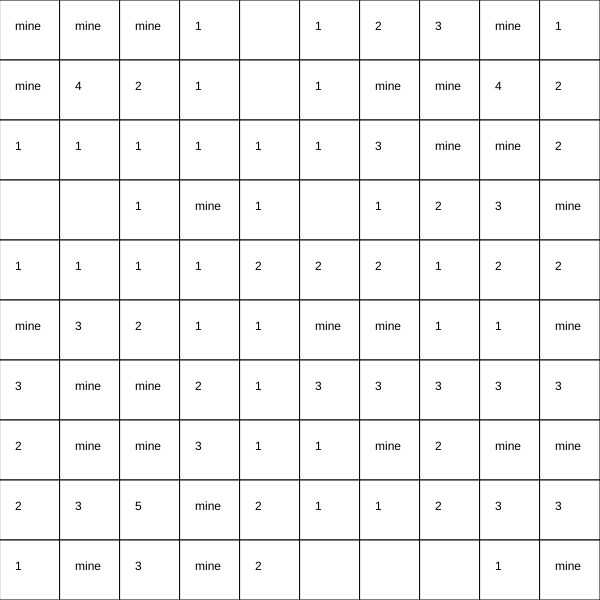
Frame 1 (no input)
Frame 60 (no input): identical to frame 1, image omitted
Frame 120 (the mouse pressed at the canvas centre since frame 60): identical to frame 1, image omitted

The p5.js sketch that drew this single still picture (run headless with seeded random() and noise() and a simulated clock; from frame 60 on, the mouse is pressed at the canvas centre):

// p5.js sketch
// ── sketch.js

var grid;
var rows = 10;
var cols = 10;
var canWidth = 600;
var canHeight = 600;
cellW = canWidth / cols;
cellH = canHeight / rows;

function Cell(x, y) {
    this.revealed = false;
    this.value = (Math.random() > 0.8 ? 'mine' : '');
    this.pos = {
        x: x,
        y: y
    }
    this.show = () => {
        rect(this.pos.x, this.pos.y, cellW, cellH);
        text(this.value, this.pos.x + cellW / 4, this.pos.y + cellH / 2)
    }
}

function setup() {
    createCanvas(canWidth, canHeight);
    grid = make2DArray(cols, rows);
    for (var j = 0; j < rows; j++) {
        for (var i = 0; i < cols; i++) {
            grid[j][i] = new Cell(j * (canHeight / rows), i * (canWidth / cols));
        }
    }
    for (var j = 0; j < rows; j++) {
        for (var i = 0; i < cols; i++) {
            var counter = 0;
            if (grid[j][i].value === 'mine') {
                continue;
            }
            if (j != 0 && grid[j - 1][i].value === 'mine') { // top
                counter += 1;
            }
            if (i != 0 && grid[j][i - 1].value === 'mine') {//left
                counter += 1;
            }
            if (j != 0 && i != 0 && grid[j - 1][i - 1].value === 'mine') {//top left
                counter += 1;
            }
            if (i != cols - 1 && grid[j][i + 1].value === 'mine') { //right
                counter += 1;
            }
            if (j != rows - 1 && i != 0 && grid[j + 1][i - 1].value === 'mine') {//bottom left
                counter += 1;
            }
            if (i != cols - 1 && j != 0 && grid[j - 1][i + 1].value === 'mine') { //top right
                counter += 1;
            }
            if (j != rows - 1 && i != cols - 1 && grid[j + 1][i + 1].value === 'mine') {//bottom right
                counter += 1;
            }
            if (j != rows - 1 && grid[j + 1][i].value === 'mine') { //bottom
                counter += 1;
            }
            grid[j][i].value = (counter === 0 ? '' : counter);

        }
    }
}

function draw() {
    background(0);

    for (var j = 0; j < rows; j++) {
        for (var i = 0; i < cols; i++) {
            grid[j][i].show();
        }
    }

}

function make2DArray(cols, rows) {
    var arr = new Array(rows);
    for (var j = 0; j < rows; j++) {
        arr[j] = new Array(cols)
    }
    return arr;
}
